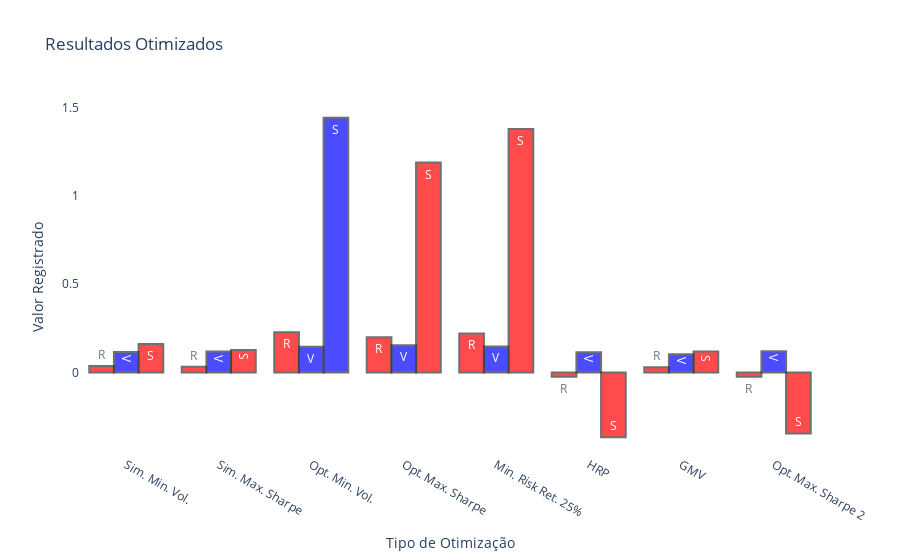

Source (notebook cell):
### Markdown cell above
### Comparação

Com todos os portfólios instanciados, usufruímos dos métodos de classe: `all_rets()`, `all_vols()`, e `all_sindex()` para computarmos todas essas quantidades com todos os portfólios. Criamos um plot com os valores registrados para retornos, volatilidade e índice de Sharpe, onde, em azul (vermelho), indicamos que o portfólio demonstra a métrica em nível mais favorável, ou seja, o retorno e o índice de Sharpe estarão em azul (vermelho) se forem **maior** (**menor**) que o portfólio de referência. Para a volatilidade, porém, temos o contrário, pois menor volatilidade indica um portfólio mais seguro.

### Code cell
rets = Portfolio.all_rets()[4:]
vols = Portfolio.all_vols()[4:]
sharpes = Portfolio.all_sindex(selic_a_fut)[4:]

ret_cores = map(
    lambda r: 'red' if r < etfs_fut_pf.portfolio_return() else 'blue',
    rets
)

vol_cores = map(
    lambda v: 'blue' if v < etfs_fut_pf.volatility() else 'red',
    vols
)

sharpe_cores = map(
    lambda s: 'red' if s < etfs_fut_pf.s_index(selic_a_fut) else 'blue',
    sharpes
)

colors = {
    'rets': list(ret_cores),
    'vols': list(vol_cores),
    'sharpes': list(sharpe_cores)
}

# como a imagem do plotly não é renderizada no github,
# insiro o png da mesma
qt.plot_opt_comparisons(rets, vols, sharpes, colors)

### Figure 1 — Plotly figure (JSON) as saved in the notebook; plotly's stock layout.template omitted (floating-point values rounded to 4 significant figures)
{"data": [{"hoverinfo": "text+y", "marker": {"color": ["red", "red", "red", "red", "red", "red", "red", "red"], "line": {"color": "#333", "width": 2}}, "opacity": 0.7, "showlegend": false, "text": "R", "type": "bar", "x": ["Sim. Min. Vol.", "Sim. Max. Sharpe", "Opt. Min. Vol.", "Opt. Max. Sharpe", "Min. Risk Ret. 25%", "HRP", "GMV", "Opt. Max. Sharpe 2"], "y": [0.0361, 0.03262, 0.2281, 0.2001, 0.2209, -0.02475, 0.02969, -0.02382]}, {"hoverinfo": "text+y", "marker": {"color": ["blue", "blue", "blue", "blue", "blue", "blue", "blue", "blue"], "line": {"color": "#333", "width": 2}}, "opacity": 0.7, "showlegend": false, "text": "V", "type": "bar", "x": ["Sim. Min. Vol.", "Sim. Max. Sharpe", "Opt. Min. Vol.", "Opt. Max. Sharpe", "Min. Risk Ret. 25%", "HRP", "GMV", "Opt. Max. Sharpe 2"], "y": [0.1154, 0.1185, 0.146, 0.1536, 0.1476, 0.1152, 0.1028, 0.1196]}, {"hoverinfo": "text+y", "marker": {"color": ["red", "red", "blue", "red", "red", "red", "red", "red"], "line": {"color": "#333", "width": 2}}, "opacity": 0.7, "showlegend": false, "text": "S", "type": "bar", "x": ["Sim. Min. Vol.", "Sim. Max. Sharpe", "Opt. Min. Vol.", "Opt. Max. Sharpe", "Min. Risk Ret. 25%", "HRP", "GMV", "Opt. Max. Sharpe 2"], "y": [0.1612, 0.1276, 1.442, 1.189, 1.378, -0.3668, 0.1186, -0.3454]}], "layout": {"hoverdistance": 100, "plot_bgcolor": "#FFF", "title": {"text": "Resultados Otimizados"}, "xaxis": {"showgrid": false, "title": {"text": "Tipo de Otimização"}}, "yaxis": {"showgrid": false, "title": {"text": "Valor Registrado"}}}}
